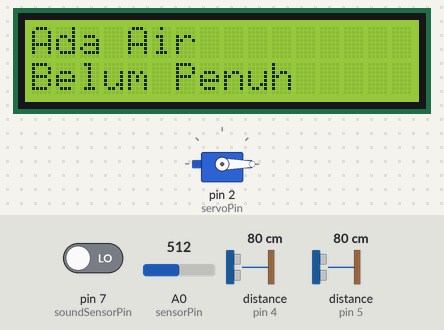
A sketch run on a simulated Arduino Uno, built with avr-gcc and run on an emulated ATmega328P. On the bench: 16×2 character LCD, servo. Wiring (inferred from the names in the program): 2 × ultrasonic range finder: trigger pin 3, echo pin 4 / trigger pin 6, echo pin 5. The inputs (shaded band) are chosen by the test bench; at power-on: distance to the obstacle (sensors on pin 5, pin 4) 80 cm, A0 (sensorPin) = 512, pin 7 (soundSensorPin) LOW. The echo pulse lasts 58.3 µs per cm; what the sketch prints to the serial monitor is not drawn.

Above: at 1.2 s.
1.3 s: distance to the obstacle (sensor on pin 5) set to 2 cm
At 1.7 s:
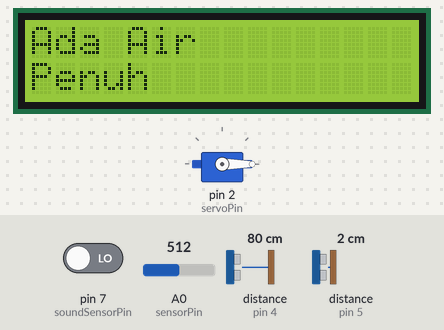
4.3 s: distance to the obstacle (sensor on pin 4) set to 35 cm
7.3 s: A0 (sensorPin) set to 279
10.3 s: A0 (sensorPin) set to 253
At 10.9 s:
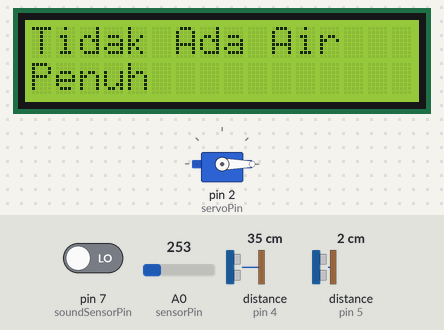
13.3 s: distance to the obstacle (sensor on pin 5) set to 18 cm
At 14.8 s:
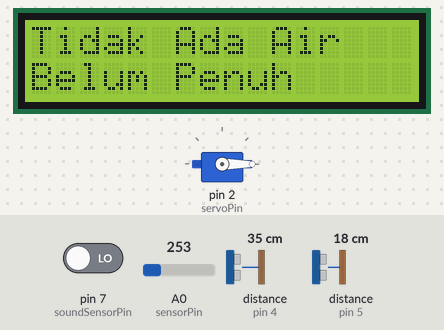
16.3 s: distance to the obstacle (sensor on pin 5) set to 35 cm
Timing chart, 0 to 19.3 s (numbered marks = the images above; inputs shaded):
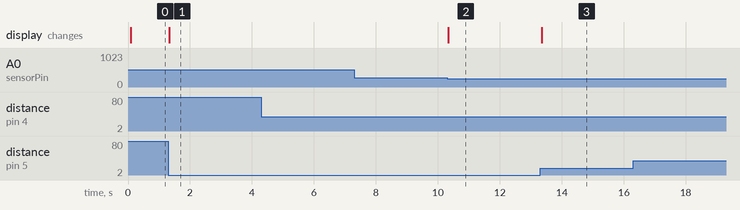

Measured:
- the behaviour switches between 271 and 270 on A0 (sensorPin) (found by bisection; images 1 and 2)
- after the input at 1.3 s, the display: changes at once (image 1)
- after the input at 10.3 s, the display: changes at once (image 2)
- after the input at 13.3 s, the display: changes after 0.05 s (image 3)

The sketch:

003_IoTTrash.ino
```cpp
#include <Servo.h>                    // Library untuk mengontrol servo
#include <Wire.h>                     // Library I2C untuk komunikasi dengan LCD
#include <LiquidCrystal_I2C.h>        // Library untuk mengontrol LCD I2C

const int I2C_ADDR = 0x27;            // Alamat I2C LCD, sesuaikan dengan alamat LCD Anda
const int LCD_COLUMNS = 16;          // Jumlah kolom pada LCD
const int LCD_ROWS = 2;              // Jumlah baris pada LCD
const int sensorPin = A0;            // Pin analog untuk membaca sensor air
const int soundSensorPin = 7;        // Pin digital untuk membaca sound sensor dan membuka tutup
const int trigPin = 3;               // Pin trigger sensor ultrasonik untuk membuka tutup
const int echoPin = 4;               // Pin echo sensor ultrasonik untuk membuka tutup
const int trigPin2 = 6;              // Pin trigger sensor ultrasonik untuk mendeteksi sampah full
const int echoPin2 = 5;              // Pin echo sensor ultrasonik untuk mendeteksi sampah full
const int servoPin = 2;              // Pin servo untuk menggerakkan tutup
bool buka = false;                   // Variable untuk mengontrol pembukaan dan penutupan tutup
String isFull = "Belum Penuh";       // Variable untuk menyimpan status penuh/tidak penuh

Servo servo;                         // Objek servo untuk mengontrol motor servo
LiquidCrystal_I2C lcd(I2C_ADDR, LCD_COLUMNS, LCD_ROWS); // Objek lcd untuk mengontrol LCD I2C

void setup() {
  lcd.init();                       // Inisialisasi LCD
  lcd.backlight();                  // Hidupkan backlight LCD
  pinMode(soundSensorPin, INPUT);   // Set pin sound sensor sebagai input
  pinMode(trigPin, OUTPUT);         // Set pin trigPin sebagai output untuk sensor ultrasonik
  pinMode(echoPin, INPUT);          // Set pin echoPin sebagai input untuk sensor ultrasonik
  pinMode(trigPin2, OUTPUT);        // Set pin trigPin2 sebagai output untuk sensor ultrasonik
  pinMode(echoPin2, INPUT);         // Set pin echoPin2 sebagai input untuk sensor ultrasonik
  servo.attach(servoPin);           // Menghubungkan servo ke pin servoPin
  servo.write(0);                   // Mengatur posisi awal servo ke 0 derajat
  Serial.begin(9600);               // Inisialisasi komunikasi serial dengan baud rate 9600
}

void loop() {
  int sensorValue = analogRead(sensorPin);   // Membaca nilai analog dari sensor air
  int soundValue = digitalRead(soundSensorPin); // Membaca nilai digital dari sound sensor
  long duration1, duration2;                 // Variabel untuk menyimpan waktu pantulan ultrasonik
  int distance1, distance2;                  // Variabel untuk menyimpan jarak dari ultrasonik
  Serial.println(soundValue);                // Mencetak nilai digital dari sound sensor ke Serial Monitor
  bool hasWater = sensorValue > 270;         // Memeriksa apakah ada air dengan membaca nilai analog dari sensor air
  String status = hasWater ? "Ada Air" : "Tidak Ada Air"; // Menyimpan status air dalam bentuk string

  // Mengirimkan pulsa ultrasonik ke sensor 1
  digitalWrite(trigPin, LOW);
  delayMicroseconds(2);
  digitalWrite(trigPin, HIGH);
  delayMicroseconds(10);
  digitalWrite(trigPin, LOW);

  // Menerima waktu pantulan ultrasonik dari sensor 1
  duration1 = pulseIn(echoPin, HIGH);

  // Menghitung jarak berdasarkan waktu pantulan dari sensor 1
  distance1 = duration1 * 0.034 / 2;
  Serial.println(distance1);               // Mencetak jarak dari ultrasonik ke Serial Monitor

  // Mengirimkan pulsa ultrasonik ke sensor 2
  digitalWrite(trigPin2, LOW);
  delayMicroseconds(2);
  digitalWrite(trigPin2, HIGH);
  delayMicroseconds(10);
  digitalWrite(trigPin2, LOW);

  // Menerima waktu pantulan ultrasonik dari sensor 2
  duration2 = pulseIn(echoPin2, HIGH);

  // Menghitung jarak berdasarkan waktu pantulan dari sensor 2
  distance2 = duration2 * 0.034 / 2;

  // Menentukan status penuh/tidak penuh berdasarkan jarak dari sensor 2
  if (distance2 < 10) {
    isFull = "Penuh";
  } else {
    isFull = "Belum Penuh";
  }
  Serial.println(isFull);                 // Mencetak status penuh/tidak penuh ke Serial Monitor

  // Jika objek terdeteksi dalam jarak tertentu atau ada suara, gerakkan servo
  if (distance1 < 10 || soundValue == HIGH) {
    buka = true;
  } else {
    buka = false;
  }

  if (buka) {
    servo.write(90);                     // Menggerakkan servo ke posisi 90 derajat (buka)
    delay(2000);                         // Delay untuk membuka tutup selama 2 detik
  } else {
    servo.write(0);                      // Menggerakkan servo ke posisi 0 derajat (tutup)
  }

  lcd.clear();                           // Membersihkan layar LCD
  lcd.setCursor(0, 0);                   // Mengatur posisi kursor pada baris 1, kolom 1
  lcd.print(status);                     // Menampilkan status air pada LCD
  lcd.setCursor(0, 1);                   // Mengatur posisi kursor pada baris 2, kolom 1
  lcd.print(isFull);                     // Menampilkan status penuh/tidak penuh pada LCD
}
```
